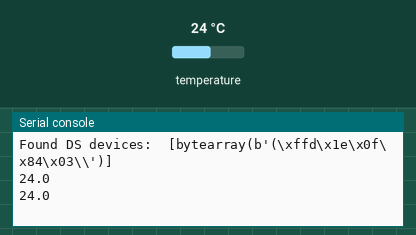
Recording of a program running on a simulated MicroPython board. Parts: the last lines printed to the serial console. The inputs (shaded band) are chosen by the test bench; at power-on: temperature 24 °C.

Above: at 1.2 s.
1.3 s: temperature set to 12 °C
At 2.6 s:
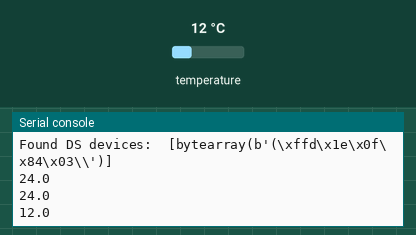
2.8 s: temperature set to 19 °C
At 3.9 s:
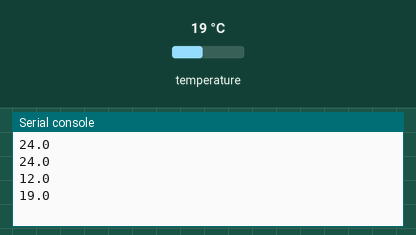
Timing chart, 0 to 5.8 s (numbered marks = the images above; inputs shaded):
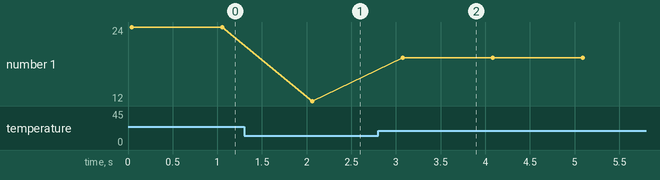

The program:

temp.py
```python
from machine import Pin
from onewire import OneWire
from ds18x20 import DS18X20
import time

class TempSensor:
    def __init__(self, pin: int) -> None:
        self.pin = Pin(pin)
        self.ds_sensor: DS18X20 = DS18X20(OneWire(self.pin))
        self.roms = self.ds_sensor.scan()
        print("Found DS devices: ", self.roms)

    def get_temp(self) -> float:
        self.ds_sensor.convert_temp()
        return self.ds_sensor.read_temp(self.roms[0])

# test

test = TempSensor(15)
while True:
    print(test.get_temp())
    time.sleep(1)
```

Measured:
- after the input at 1.3 s, the serial console: prints a new line after 0.76 s (image 1)
- after the input at 2.8 s, the serial console: prints a new line after 0.27 s (image 2)
- plotted number 1: 24 → 12 after the input at 1.3 s, 12 → 19 after the input at 2.8 s
